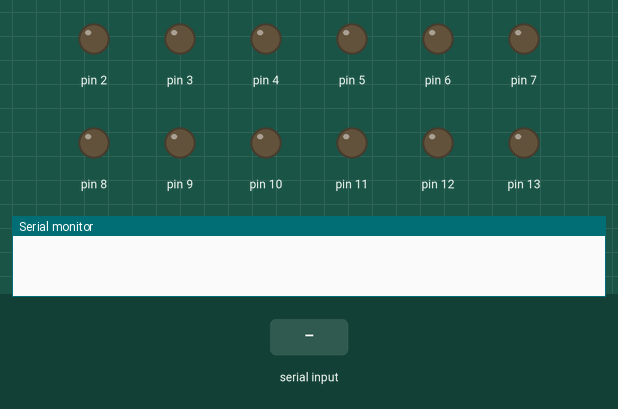
Recording of a sketch running on a simulated Arduino Uno, built with avr-gcc and run on an emulated ATmega328P. On the bench: output pins drawn as LEDs (lit = HIGH), the last lines printed to the serial monitor. Inputs (shaded band) come from the test bench.

Above: at 1.2 s.
1.3 s: "H90\n" received over Serial
At 1.7 s:
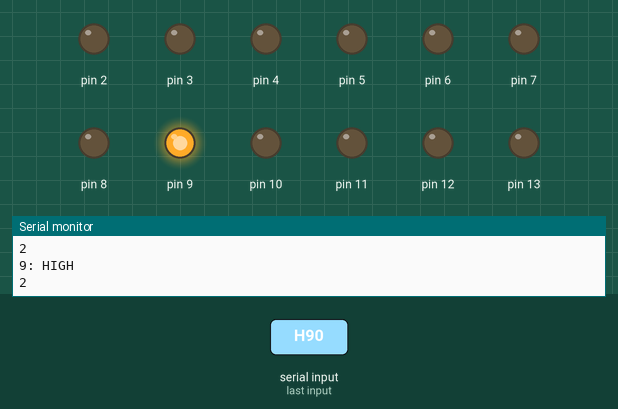
2.8 s: "L90\n" received over Serial
At 4.0 s:
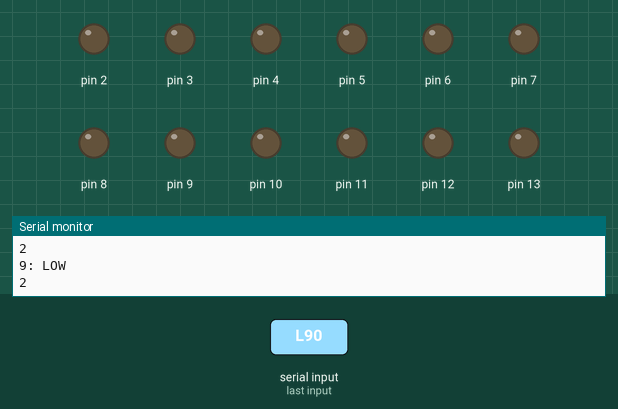
Timing chart, 0 to 5.8 s (numbered marks = the images above; inputs shaded):
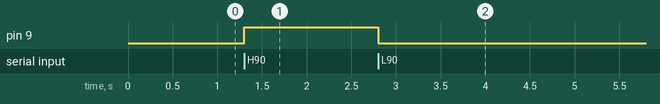

The sketch:

ArduinoGPIO.ino
```cpp
void setup()
{
  // put your setup code here, to run once:
  pinMode(2, OUTPUT);
  pinMode(3, OUTPUT);
  pinMode(4, OUTPUT);
  pinMode(5, OUTPUT);
  pinMode(5, OUTPUT);
  pinMode(6, OUTPUT);
  pinMode(7, OUTPUT);
  pinMode(8, OUTPUT);
  pinMode(9, OUTPUT);
  pinMode(10, OUTPUT);
  pinMode(11, OUTPUT);
  pinMode(12, OUTPUT);
  pinMode(13, OUTPUT);

  digitalWrite(2, LOW);
  digitalWrite(3, LOW);
  digitalWrite(4, LOW);
  digitalWrite(5, LOW);
  digitalWrite(6, LOW);
  digitalWrite(7, LOW);
  digitalWrite(8, LOW);
  digitalWrite(9, LOW);
  digitalWrite(10, LOW);
  digitalWrite(11, LOW);
  digitalWrite(12, LOW);
  digitalWrite(13, LOW);

  Serial.begin(9600);
}

void loop()
{
  char level;
  char port;

  while(Serial.available() > 1)
  {
    Serial.println(Serial.available());
    level = Serial.read();
    if(level == 'H')
    {
      level = 1;
    }
    else if(level == 'L')
    {
      level = 0;
    }
    else
    {
      level = 2;
    }
    port = Serial.read();

    if(level < 2)
    {
      Serial.print(port - 48); Serial.println(level ? ": HIGH" : ": LOW");
      digitalWrite(port - 48, level ? HIGH : LOW);
      level = 2;
    }
  }
}
```

Measured:
- after the input at 1.3 s, pin 9: LOW → HIGH at once
- after the input at 2.8 s, pin 9: HIGH → LOW at once
